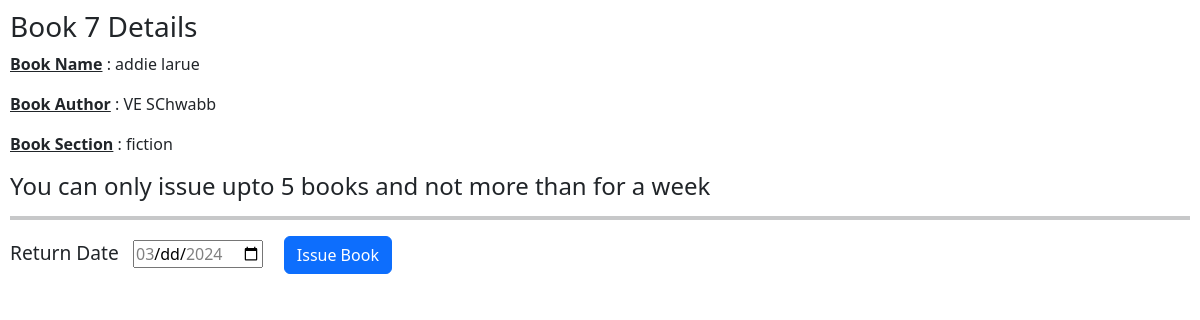
Page /book/issue/7 (signed in) on the committed database.
### library/models.py (models this page shows, shortened)
class Book(db.Model):
    __tablename__ = "BOOK"
    id = db.Column(db.Integer, primary_key=True, autoincrement=True)
    name = db.Column(db.String(100), nullable=False)
    author = db.Column(db.String(100), nullable=False)
    content = db.Column(db.Text, nullable=False)
    section_id = db.Column(db.Integer, db.ForeignKey('SECTION.id'), nullable=False)
    issues = db.Relationship('Issue', backref="book_issues", cascade="all, delete")

class Section(db.Model):
    __tablename__ = "SECTION"
    id = db.Column(db.Integer, primary_key=True, autoincrement=True)
    name = db.Column(db.String(40), nullable=False)
    description = db.Column(db.Text, nullable=False)
    date_created = db.Column(db.DateTime, nullable=False)
    books = db.Relationship('Book', backref="section_books", cascade="all, delete")

### library/routes.py (the view, shortened to what this page needs)
@app.route("/book/issue/<id>", methods=["GET", "POST"])
def book_issue(id):
    if session.get("username") is None:
        return render_template("no_login.html")
    if session.get("username") == "admin":
        return render_template("admin_not_allowed.html")
    existing_book = models.Book.query.get(id)
    if existing_book is None:
        data = {
            "type": "Book"
        }
        return render_template("not_found.html", data=data)
    if get_book_status(existing_book) is True:
        return '''
            <h1>This book is already issued </h1>
            <p> Go back to library  <a href="/library">click here</a></p>
        '''
    user_id = get_user_id()
    today_date = datetime.date.today()
    issue_records = models.Issue.query.filter(
        models.Issue.user_id == user_id, models.Issue.active_status == True).all()
    total_number_of_books_issued = len(issue_records)
    if total_number_of_books_issued >= 5:
        return '''
            <h2>You have already issued 5 books, return a book to issue new one !</h2>
            <a href="/user/dashboard">Click here</a>
        '''
    if request.method == "GET":
        modified_book = modify_the_book(existing_book)
        last_date = today_date + datetime.timedelta(days=7)
        min_date = str(today_date)
        max_date = str(last_date)
        data = {
            "book": modified_book,
            "min_date": min_date,
            "max_date": max_date
        }
        return render_template("book_issue.html", data=data)

### library/routes.py (called while the page is built)
def modify_the_book(book):
    s = models.Section.query.get(book.section_id)
    modified_book = {
        "id": book.id,
        "name": book.name,
        "author": book.author,
        "section_name": s.name,
        "content": book.content,
        "total_rating": calculate_book_rating(book.id)
    }
    return modified_book

def get_user_id():
    user = models.User.query.filter(
        models.User.username == session.get("username")).first()
    if user is None:
        return None
    return user.id

def get_book_status(b):
    issue_record = models.Issue.query.filter(
        models.Issue.book_id == b.id).all()
    for ir in issue_record:
        if ir.active_status:
            return True
    return False

def calculate_book_rating(b_id):
    b = models.Book.query.get(b_id)
    book_copies = models.Book.query.filter(
        models.Book.name == b.name, models.Book.author == b.author).all()
    total_rating = 0
    for bc in book_copies:
        issue_records = models.Issue.query.filter(
            models.Issue.book_id == bc.id, models.Issue.rating > 1).all()
        for ir in issue_records:
            total_rating += ir.rating
    return total_rating

### library/templates/book_issue.html (shortened to what this page needs)
<!DOCTYPE html>
<html lang="en">
  <head>
    <link
      href="https://cdn.jsdelivr.net/npm/bootstrap@5.3.3/dist/css/bootstrap.min.css"
      rel="stylesheet"
    />
  </head>
  <body>
    <h3>Book {{data["book"].id}} Details</h3>
    <p>
      <strong><u>Book Name</u></strong> : {{ data["book"].name }}
    </p>
    <p>
      <strong><u>Book Author</u></strong> : {{ data["book"].author }}
    </p>
    <p>
      <strong><u>Book Section</u></strong> : {{ data["book"].section_name }}
    </p>
    <h4>You can only issue upto 5 books and not more than for a week</h4>
    <hr class="border-4" />
    <form action="/book/issue/{{data['book'].id}}" method="POST">
      <label for="return_date" class="label_text">Return Date&nbsp;&nbsp;</label>
      <input
        type="date"
        name="return_date"
        id="return_date"
        min="{{data['min_date']}}"
        max="{{data['max_date']}}"
        required
      />
      <button class="btn btn-primary">Issue Book</button>
    </form>
  </body>
</html>

### library/templates/book_issue.html (style rules this page uses)
body { padding: 10px; }
.label_text { font-size: larger; }

### rows in the picture
Book: book.name "addie larue", book.author "VE SChwabb"
Section: book.section_name "fiction"

### other values in the picture
{{ data["book"].id }} "7"
